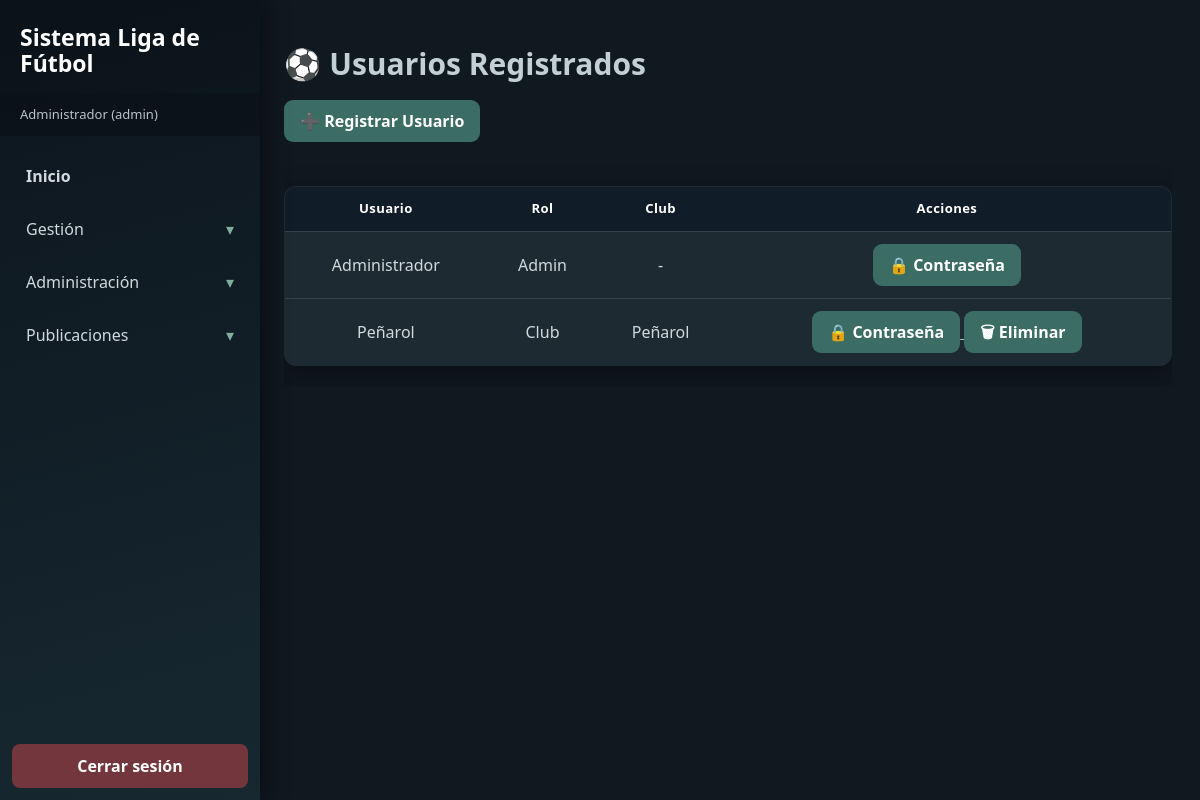
/usuarios.php (signed in), run on the app's committed database.
### tables this page shows
CREATE TABLE `usuarios` (
  `id` int(11) NOT NULL,
  `usuario` varchar(50) NOT NULL,
  `password` varchar(255) NOT NULL,
  `rol` varchar(20) NOT NULL,
  `club_id` int(11) DEFAULT NULL
);

CREATE TABLE `clubes` (
  `id` int(11) NOT NULL,
  `nombre` varchar(100) DEFAULT NULL,
  `ciudad` varchar(100) DEFAULT NULL,
  `fecha_fundacion` date DEFAULT NULL,
  `director_tecnico` varchar(43) DEFAULT NULL,
  `departamento` varchar(30) DEFAULT NULL,
  `activo` tinyint(1) NOT NULL DEFAULT 1
);

### usuarios.php (the view, shortened to what this page needs)
<?php
include("conexion.php");
?>
<!DOCTYPE html>
<html>
<head>
    <link rel="stylesheet" href="estilo.css">
</head>
<body>
<?php include("menu.php"); ?>
<h2>Usuarios Registrados</h2>
<div class="contenedor">
<a href="registrar_usuario.php">
    <button>➕ Registrar Usuario</button>
</a>
<br><br>
<table>
<tr>
    <th>Usuario</th>
    <th>Rol</th>
    <th>Club</th>
    <th>Acciones</th>
</tr>
<?php
$sql="
SELECT
usuarios.*,
clubes.nombre AS club
FROM usuarios
LEFT JOIN clubes
ON usuarios.club_id=clubes.id
ORDER BY usuarios.usuario
";
$consulta=mysqli_query($conn,$sql);
while($fila=mysqli_fetch_assoc($consulta)){
?>
<tr>
<td><?php echo $fila["usuario"]; ?></td>
<td><?php echo ucfirst($fila["rol"]); ?></td>
<td>
<?php
if($fila["club"]!=""){
    echo $fila["club"];
}else{
    echo "-";
}
?>
</td>
<td>
<a href="cambiar_password_usuario.php?id=<?php echo $fila["id"]; ?>">
<button>
🔒 Contraseña
</button>
</a>
<?php if($fila["id"] != $_SESSION["id"]){ ?>
<a href="eliminar_usuario.php?id=<?php echo $fila["id"]; ?>"
onclick="return confirm('¿Eliminar este usuario?');">
<button>
🗑 Eliminar
</button>
</a>
<?php } ?>
</td>
</tr>
<?php } ?>
</table>
</div>
</body>
</html>

### estilo.css (style rules this page uses)
:root { --azul: #3b6d64; --azul-oscuro: #101c27; --balon: #7fae9c; --tinta: #d0d9dc; --fondo: #101820; --superficie: #1d2a32; --borde: #45545d; --sombra: 0 10px 28px rgba(0, 0, 0, .4); }
* { box-sizing: border-box; }
body { -webkit-user-select: none; user-select: none; }
body { min-height: 100vh; margin: 0; padding: 28px 28px 32px 284px; color: var(--tinta); cursor: default; background: var(--fondo); font: 16px/1.5 "Segoe UI", Arial, sans-serif; }
a { color: #a7c7c0; cursor: pointer; font-weight: 650; }
h2 { margin: 18px 0; color: #c3d0d3; font-size: clamp(1.5rem, 2.5vw, 2rem); line-height: 1.2; }
h2::before { content: "⚽ "; color: var(--azul); }
button, .boton { display: inline-flex; min-height: 42px; align-items: center; justify-content: center; padding: 9px 16px; border: 0; border-radius: 9px; color: #fff; background: var(--azul); cursor: pointer; font: inherit; font-weight: 750; text-decoration: none; transition: transform .18s, background .18s, box-shadow .18s; }
.contenedor { width: 100%; overflow-x: auto; }
table { width: 100%; margin: 20px 0; border-collapse: collapse; overflow: hidden; border: 1px solid var(--borde); border-radius: 12px; background: var(--superficie); box-shadow: var(--sombra); }
th, td { padding: 12px; border-bottom: 1px solid #34434b; text-align: center; }
th { color: #fff; background: var(--azul-oscuro); font-size: .82rem; letter-spacing: .03em; }
td { border-color: #34434b; }
tr:last-child td { border-bottom: 0; }

### data on the page
usuarios: usuario "Administrador", rol "Admin"
usuarios: usuario "Peñarol", rol "Club", club.nombre "Peñarol"

### other printed values
$usuario "Administrador"
$rolVisible "admin"
